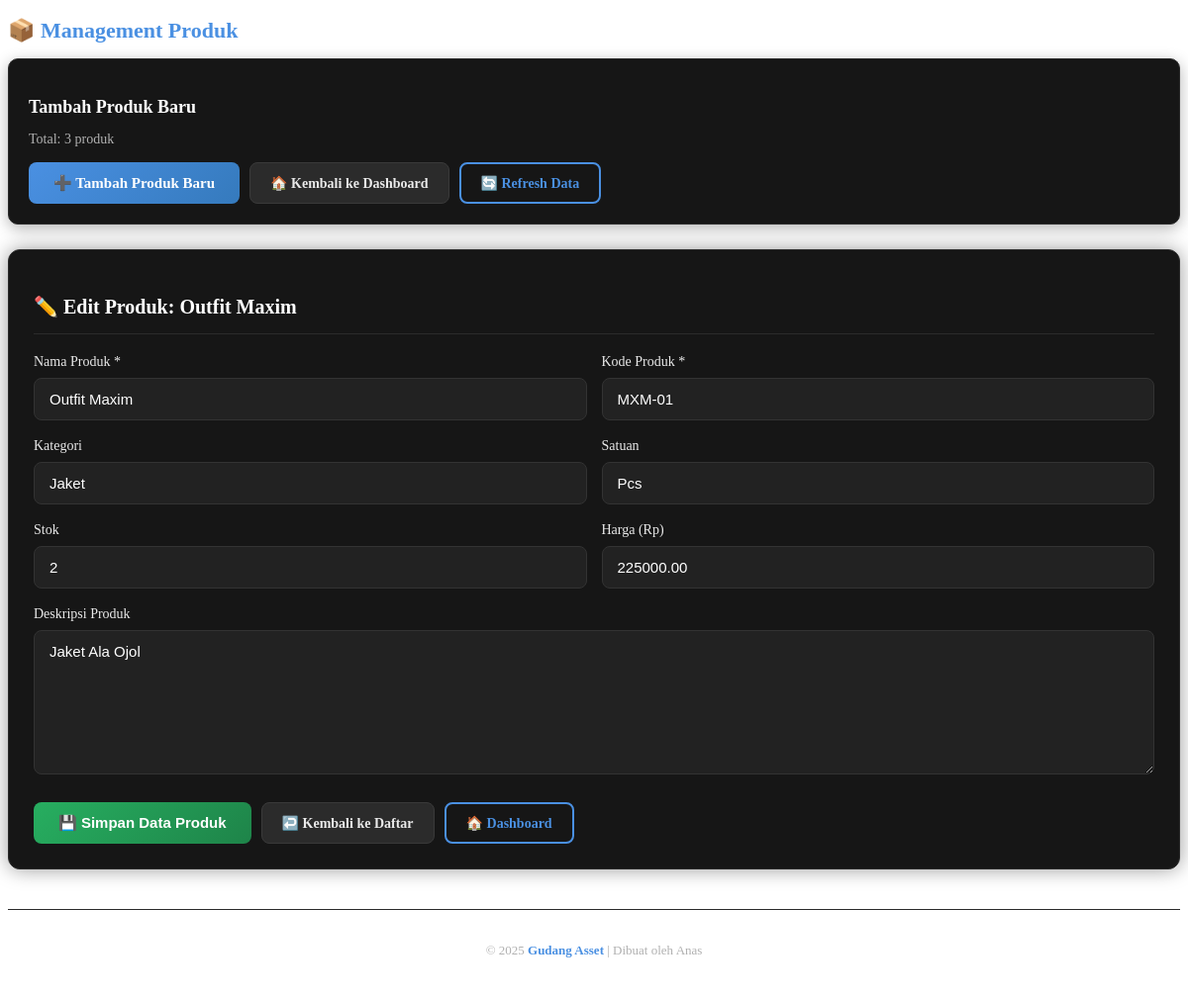
The page /dashboard/products.php?action=edit&id=2 (signed in) on the database its author committed.
### tables this page shows
CREATE TABLE `products` (
  `id` int(11) NOT NULL,
  `product_name` varchar(150) NOT NULL,
  `product_code` varchar(50) NOT NULL,
  `category` varchar(100) DEFAULT NULL,
  `stock` int(11) DEFAULT 0,
  `unit` varchar(50) DEFAULT NULL,
  `price` decimal(12,2) DEFAULT 0.00,
  `description` text DEFAULT NULL,
  `created_by` int(11) DEFAULT NULL,
  `created_at` datetime DEFAULT current_timestamp(),
  `updated_at` datetime DEFAULT NULL
);

### dashboard/products.php (the view, shortened to what this page needs)
<?php
require_once __DIR__ . '/../includes/auth_check.php';
include __DIR__ . '/../includes/header.php';
$action = $_GET['action'] ?? '';
$id = intval($_GET['id'] ?? 0);
$errors = [];
$row = [];
if ($action === 'edit' && $id > 0) {
    $st = $conn->prepare("SELECT * FROM products WHERE id = ?");
    $st->bind_param("i", $id);
    $st->execute();
    $r = $st->get_result()->fetch_assoc();
    if ($r) {
        $row = $r;
    } else {
        $errors[] = "Produk tidak ditemukan.";
        $action = '';
    }
}
$res = $conn->query("SELECT p.*, u.full_name AS creator
                     FROM products p
                     LEFT JOIN users u ON p.created_by = u.id
                     ORDER BY p.created_at DESC");
?>
    <div class="module-section">
        <h2 class="module-title">📦 Management Produk</h2>
        <div class="module-card">
            <h3 class="module-subtitle">Tambah Produk Baru</h3>
            <p class="module-info">Total: <?= $res->num_rows ?> produk</p>
            <div class="module-actions">
                <a href="products.php?action=add" class="btn btn-primary btn-large">
                    ➕ Tambah Produk Baru
                </a>
                <a href="../dashboard/index.php" class="btn btn-secondary">
                    🏠 Kembali ke Dashboard
                </a>
                <a href="products.php" class="btn btn-outline">
                    🔄 Refresh Data
                </a>
            </div>
        </div>
    </div>
    <?php if($action === 'add' || ($action === 'edit' && $id > 0 && !empty($row))): ?>
    <div class="section form-container">
        <h3 class="section-title">
            <?= $action === 'add' ? '➕ Tambah Produk Baru' : '✏️ Edit Produk: ' . htmlspecialchars($row['product_name'] ?? 'ID ' . $id) ?>
        </h3>
        <form method="post" action="" class="form-standard">
            <div class="form-grid">
                <div class="form-group">
                    <label for="product_name">Nama Produk *</label>
                    <input id="product_name" name="product_name" type="text"
                           value="<?= htmlspecialchars($row['product_name'] ?? '') ?>"
                           placeholder="Masukkan nama produk" required />
                </div>
                <div class="form-group">
                    <label for="product_code">Kode Produk *</label>
                    <input id="product_code" name="product_code" type="text"
                           value="<?= htmlspecialchars($row['product_code'] ?? '') ?>"
                           placeholder="Masukkan kode produk" required />
                </div>
            </div>
            <div class="form-grid">
                <div class="form-group">
                    <label for="category">Kategori</label>
                    <input id="category" name="category" type="text"
                           value="<?= htmlspecialchars($row['category'] ?? '') ?>"
                           placeholder="Kategori produk" />
                </div>
                <div class="form-group">
                    <label for="unit">Satuan</label>
                    <input id="unit" name="unit" type="text"
                           value="<?= htmlspecialchars($row['unit'] ?? '') ?>"
                           placeholder="Pcs, Kg, Unit, dll" />
                </div>
            </div>
            <div class="form-grid">
                <div class="form-group">
                    <label for="stock">Stok</label>
                    <input id="stock" name="stock" type="number" min="0"
                           value="<?= intval($row['stock'] ?? 0) ?>"
                           placeholder="Jumlah stok" />
                </div>
                <div class="form-group">
                    <label for="price">Harga (Rp)</label>
                    <input id="price" name="price" type="number" step="0.01"
                           value="<?= htmlspecialchars($row['price'] ?? 0.00) ?>"
                           placeholder="Harga produk" />
                </div>
            </div>
            <div class="form-group">
                <label for="description">Deskripsi Produk</label>
                <textarea id="description" name="description"
                          placeholder="Deskripsi lengkap produk"><?= htmlspecialchars($row['description'] ?? '') ?></textarea>
            </div>
            <div class="form-actions">
                <button type="submit" class="btn btn-success btn-large">
                    💾 Simpan Data Produk
                </button>
                <a href="products.php" class="btn btn-secondary">
                    ↩️ Kembali ke Daftar
                </a>
                <a href="../dashboard/index.php" class="btn btn-outline">
                    🏠 Dashboard
                </a>
            </div>
        </form>
    </div>
    <?php endif; ?>
    <footer class="main-footer">
        <div class="footer-content">
            <p>&copy; 2025 <strong>Gudang Asset</strong> | Dibuat oleh <?= htmlspecialchars($_SESSION['user_name']) ?></p>
        </div>
    </footer>
</div>

### assets/css/style.css (style rules this page uses)
.form-container { background: #161616; padding: 30px; border-radius: 12px; box-shadow: 0 0 20px rgba(0, 0, 0, 0.4); border: 1px solid #2b2b2b; margin-bottom: 25px; }
.form-standard { display: flex; flex-direction: column; gap: 18px; }
.form-group { display: flex; flex-direction: column; }
.form-group label { margin-bottom: 8px; color: #eaeaea; font-weight: 500; font-size: 14px; }
.form-group input, .form-group textarea, .form-group select { padding: 12px 15px; border: 1px solid #333; border-radius: 8px; background: #222; color: #fff; font-size: 15px; outline: none; transition: 0.3s; font-family: "Poppins", sans-serif; }
.form-group textarea { min-height: 120px; resize: vertical; }
.section { background: #161616; padding: 25px; border-radius: 12px; box-shadow: 0 0 20px rgba(0, 0, 0, 0.4); border: 1px solid #2b2b2b; margin-bottom: 25px; }
.section-title { color: #ffffff; font-size: 20px; border-bottom: 1px solid #2b2b2b; padding-bottom: 15px; margin-bottom: 20px; font-weight: 600; }
.btn { display: inline-flex; align-items: center; gap: 8px; padding: 10px 20px; border-radius: 8px; font-weight: 600; text-decoration: none; font-size: 14px; transition: 0.3s; border: none; cursor: pointer; }
.btn-primary { background: linear-gradient(135deg, #4a90e2, #357abd); color: #fff; }
.btn-success { background: linear-gradient(135deg, #27ae60, #1e8449); color: #fff; }
.btn-secondary { background: #2b2b2b; color: #eaeaea; border: 1px solid #3a3a3a; }
.form-actions { display: flex; gap: 10px; margin-top: 10px; }
.module-section { margin-bottom: 25px; }
.module-title { color: #4a90e2; font-size: 22px; margin-bottom: 15px; font-weight: 600; }
.module-card { background: #161616; padding: 20px; border-radius: 10px; border: 1px solid #2b2b2b; box-shadow: 0 4px 15px rgba(0,0,0,0.3); }
.module-subtitle { color: #ffffff; font-size: 18px; margin-bottom: 5px; font-weight: 600; }
.module-info { color: #b0b0b0; margin-bottom: 15px; font-size: 14px; }
.module-actions { display: flex; gap: 10px; flex-wrap: wrap; }
.btn-large { padding: 12px 25px !important; font-size: 15px !important; font-weight: 600 !important; }
.btn-outline { background: transparent !important; border: 2px solid #4a90e2 !important; color: #4a90e2 !important; }
.form-grid { display: grid; grid-template-columns: 1fr 1fr; gap: 15px; }
.main-footer { margin-top: 40px; padding: 20px; text-align: center; border-top: 1px solid #2b2b2b; }
.footer-content { color: #b0b0b0; font-size: 13px; }
.footer-content strong { color: #4a90e2; }

### rows shown on the page
products: product_name "Outfit Maxim", product_code "MXM-01", category "Jaket", unit "Pcs", stock "2", price "225000.00", description "Jaket Ala Ojol"

### other values the page prints
$res->num_rows "3"
$_SESSION['user_name'] "Anas"
